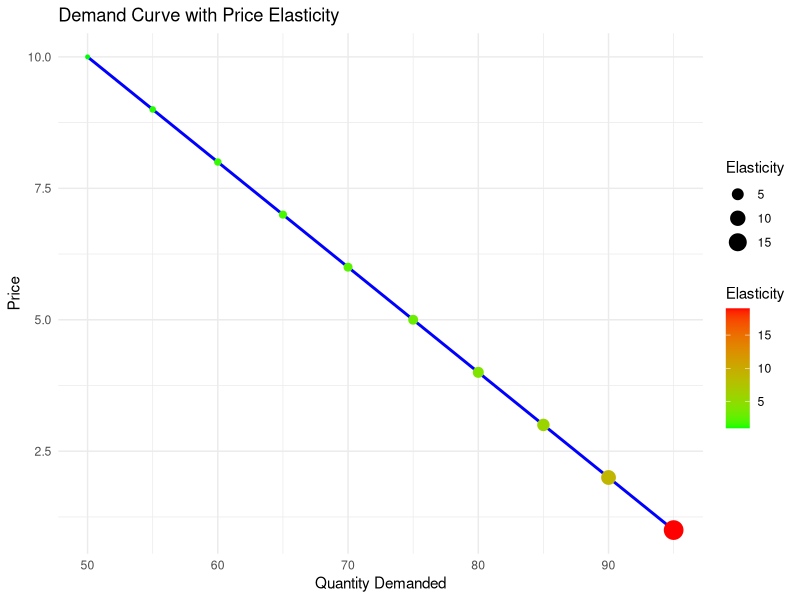

Reproduce this figure in R.
if (!require(ggplot2)) {
  install.packages("ggplot2")
}
library(ggplot2)

# Generate data for demand curve
price <- seq(1, 10, by = 1)  # Price range
quantity <- 100 - 5 * price   # Demand curve equation (inverse relationship)

# Calculate price elasticity of demand
elasticity <- abs((quantity / price) * (1 / -5))

# Create a dataframe
df <- data.frame(price, quantity, elasticity)

# Plotting the demand curve with price elasticity
ggplot(df, aes(x = quantity, y = price)) +
  geom_line(color = "blue", size = 1) +
  geom_point(aes(color = elasticity, size = elasticity)) +
  labs(title = "Demand Curve with Price Elasticity",
       x = "Quantity Demanded",
       y = "Price",
       color = "Elasticity",
       size = "Elasticity") +
  scale_color_gradient(low = "green", high = "red") +
  theme_minimal()
